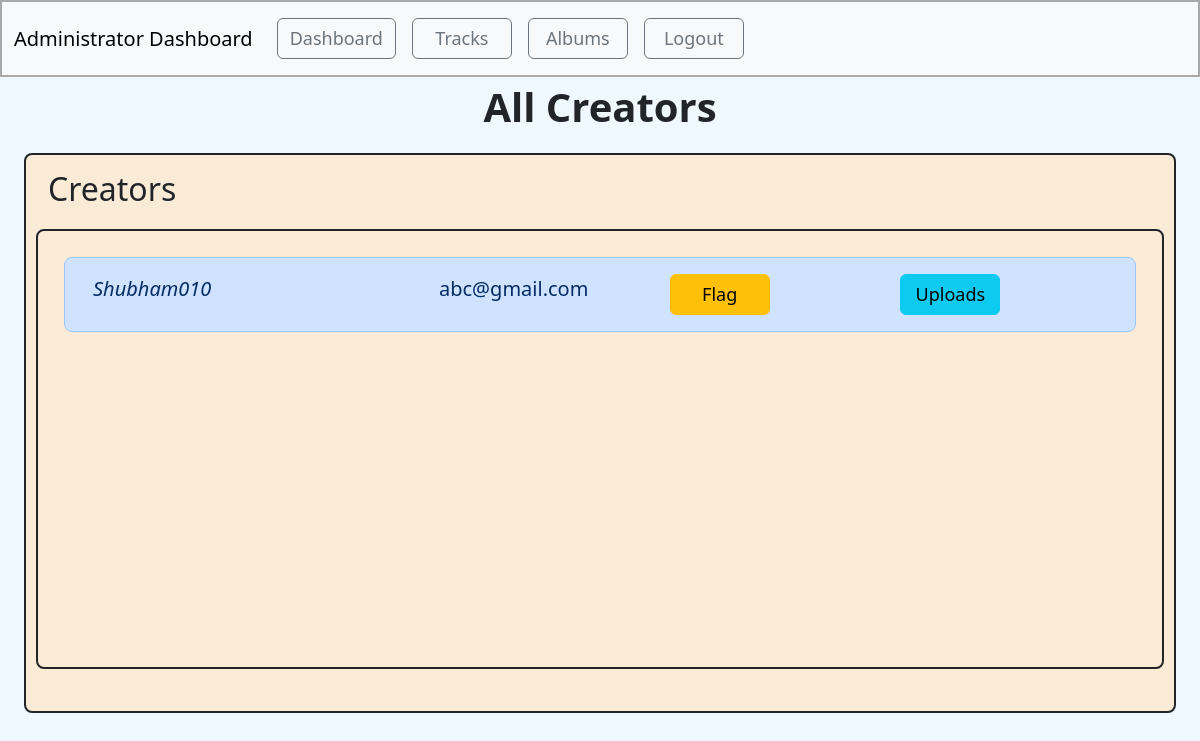
/all_creators/1, run on an earlier commit of the app's database.
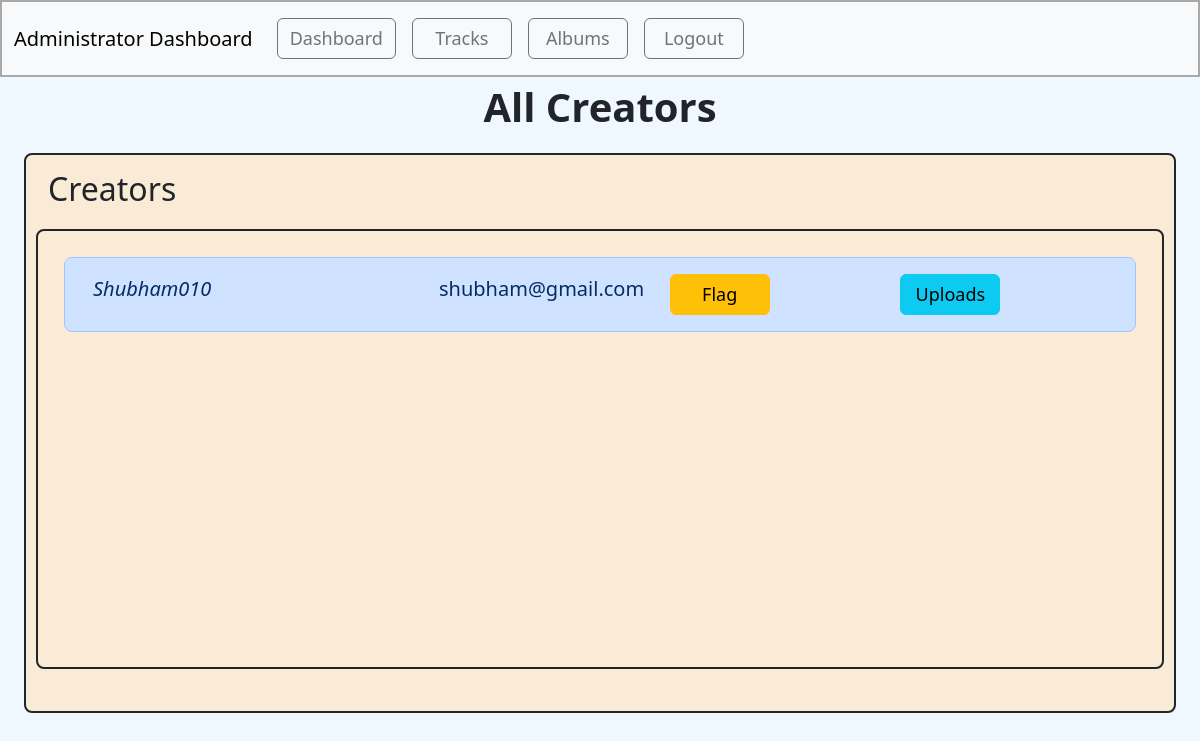
And on a later commit of the database.
### model1.py (models this page shows, shortened)
class User(db.Model):
    user_id = db.Column(db.Integer(), primary_key=True)
    username = db.Column(db.String(80), nullable=False, unique=True)
    email = db.Column(db.String(120), unique=True, nullable=False)
    password = db.Column(db.String(255), nullable=False)
    user_role_name = db.Column(db.String(20), nullable=False ,default="general_user")
    user_role_id = db.Column(db.Integer(), default=0, nullable=False) #(for normal user = 0 ; for creator = 1 )
    isloggedin = db.Column(db.Boolean(),default=False,nullable=False)
    user_flag = db.Column(db.Boolean,default=False)

### app.py (the view)
@app.route("/all_creators/<int:a_id>")
def all_creators(a_id):
    admin = Admin.query.get(a_id)
    creators=User.query.filter_by(user_role_id=1).all()
    return render_template("admin_all_creators.html",creators=creators, admin=admin)

### app.py (called while the page is built)
@app.context_processor
def search_processor():
    return {'searched': request.form.get("searched")}

### templates/admin_all_creators.html (shortened to what this page needs)
<!doctype html>
<html lang="en">
<head>
    <link href="https://cdn.jsdelivr.net/npm/bootstrap@5.3.2/dist/css/bootstrap.min.css" rel="stylesheet"
>
</head>
<body>
    <div id="navbar" style="border: 2px solid darkgray;">
        <nav class="navbar navbar-expand-lg bg-body-tertiary">
            <div class="container-fluid ">
                <a class="navbar-brand" href="/admin_home/{{admin.admin_id}}">Administrator Dashboard</a>
                <div class="collapse navbar-collapse " id="navbarNavAltMarkup">
                    <div class="navbar-nav " >
                        <a style="width: auto; margin:auto; font-size:large;" type="button" class="btn btn-outline-secondary m-2" href="/admin_home/{{admin.admin_id}}">Dashboard</a>
                        <a style="width: 100px; font-size:large;" type="button" class="btn btn-outline-secondary m-2" href="/admin_songs/{{admin.admin_id}}">Tracks</a>
                        <a style="width: 100px; font-size:large;" type="button" class=" btn btn-outline-secondary m-2" href="/admin_albums/{{admin.admin_id}}">Albums</a>
                        <a style="width: 100px; font-size:large;" class=" btn btn-outline-secondary m-2" href="/admin_logout/{{admin.admin_id}}">Logout</a>
                    </div>
                </div>
            </div>
        </nav>
    </div>
<div class="container-fluid songs  min-vh-100">
    <header>
        <p class="heading fs-1 text-capitalize fw-semibold text-center">All Creators</p>
    </header>
    <div class="container-fluid ">
        {% if creators|length == 0 %}
        <p>No Creators Availaible</p>
        {% else %}
            <div class="container-fluid border border border-2 rounded-3 border-dark mb-4 overflow-auto" id="songs" >
                <div class="container-fluid sticky-sm-top">
                    <p class="text-capitalize fs-2 ">Creators</p>
                </div>
                <div class="song container border border-2 rounded-3 border-dark m-auto overflow-auto">
                    {% for c in creators %}
                        <div class="row m-3 p-3 text-primary-emphasis bg-primary-subtle border border-primary-subtle rounded-3">
                            <div class="col-4 text-capitalize fs-5 fst-italic">{{c.username}}</div>
                            <div class="col fs-5">{{c.email}}</div>
                            {% if c.user_flag == false %}
                            <div class="col"><a class="btn btn-warning" href="/flag_creator/{{admin.admin_id}}/{{c.user_id}}" role="button" style="width: 100px; font-size:large;">Flag</a></div>
                            {% else %}
                            <div class="col"><a class="btn btn-warning" href="/flag_creator/{{admin.admin_id}}/{{c.user_id}}" role="button" style="width: 100px; font-size:large;">Unflag</a></div>
                            {% endif %}
                            <div class="col"><a class="btn btn-info" href="/creator_uploads/{{admin.admin_id}}/{{c.user_id}}" role="button" style="width: 100px; font-size:large;">Uploads</a></div>
                        </div>
                    {% endfor %}
                </div>
            </div>
        {% endif %}
    </div>
</div>
</body>
</html>

### templates/admin_all_creators.html (style rules this page uses)
#songs { background-color: antiquewhite; padding: 10px; height: auto; overflow: auto; min-height: 70vh; }
.song { padding: 10px; height: auto; overflow: auto; min-height: 55vh; }
.songs { background-color: aliceblue; }

What changed in the data, as far as the page shows it:
changed User "Shubham010": email "abc@gmail.com" → "shubham@gmail.com"
